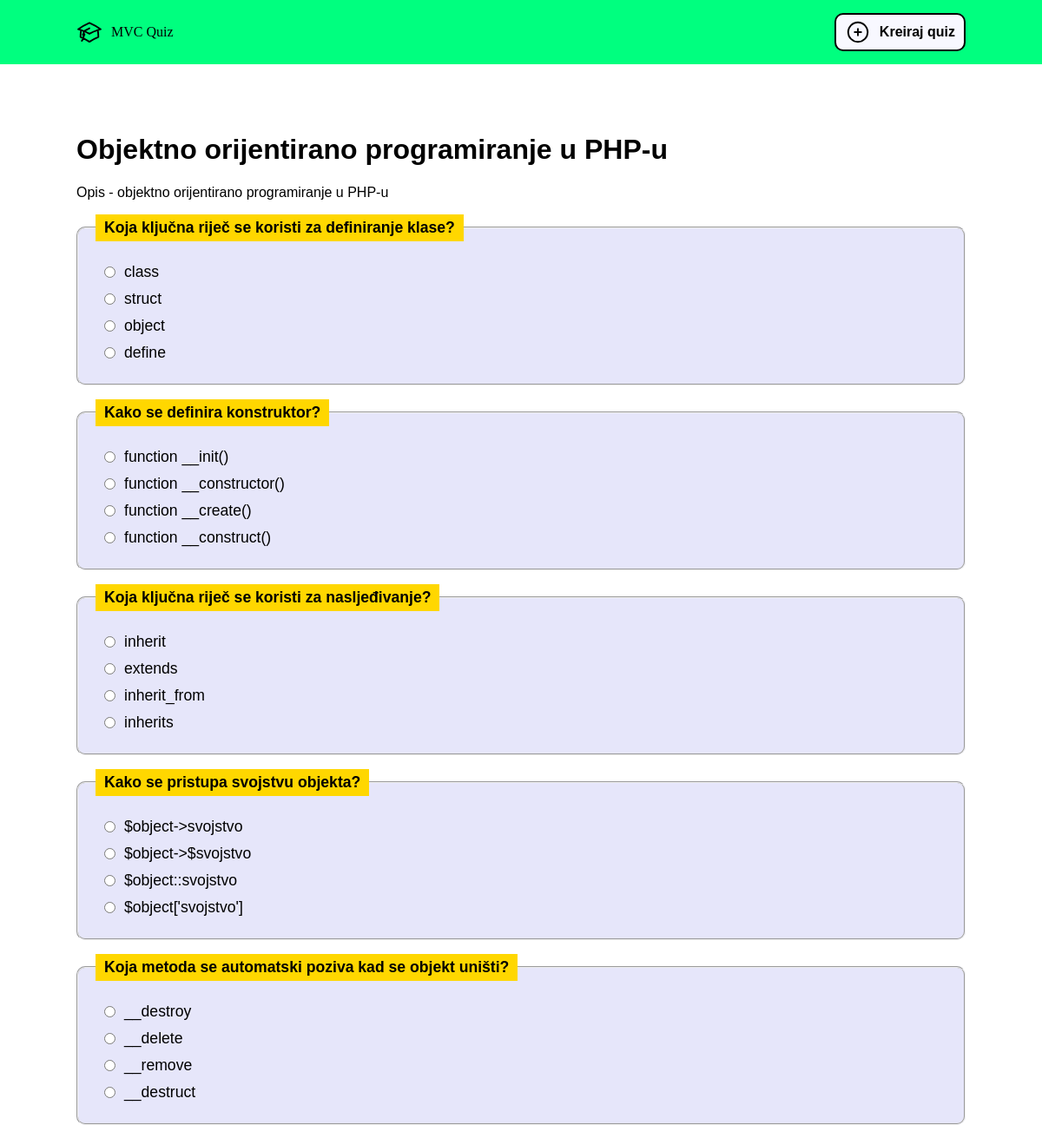
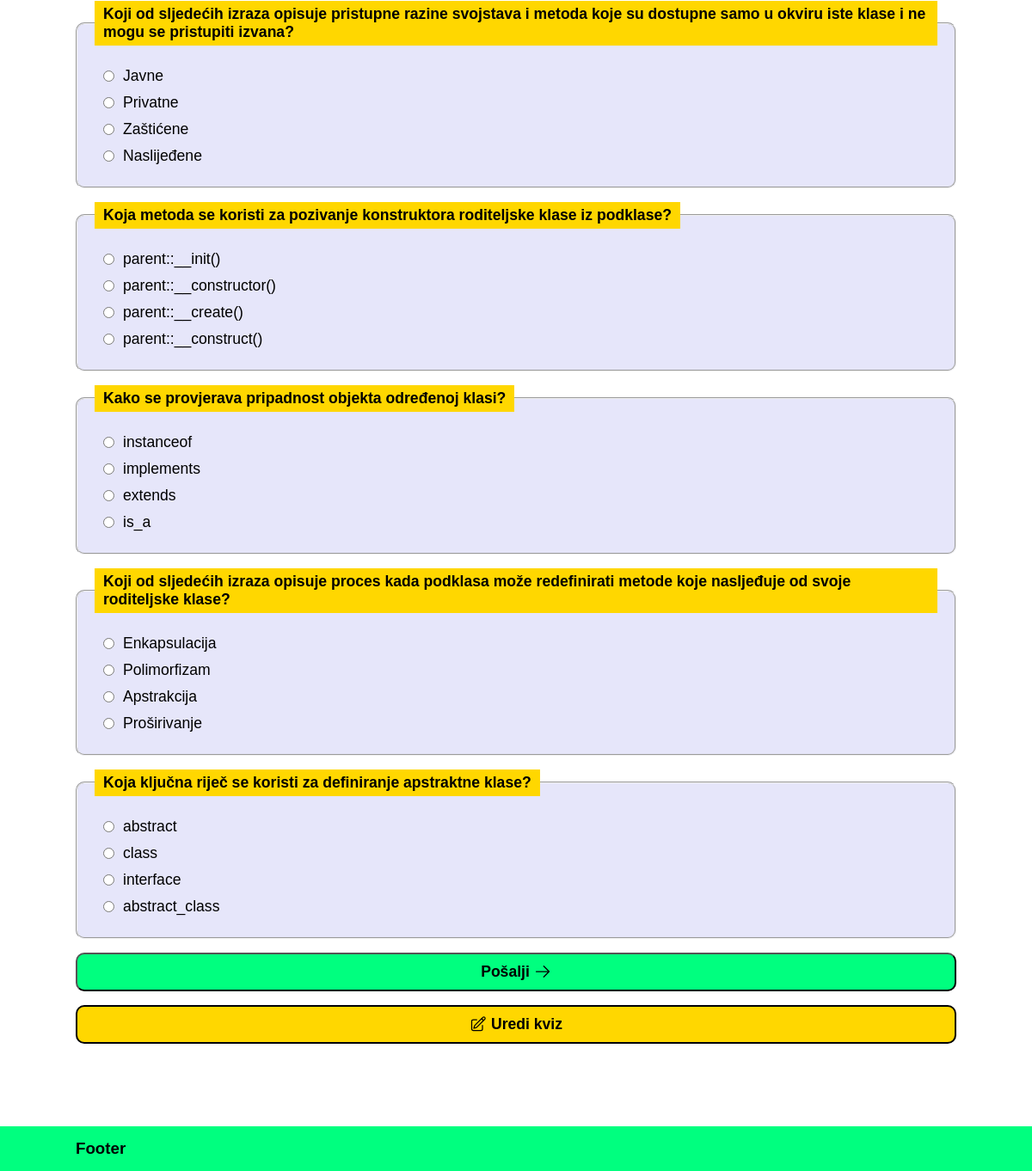
/quiz/3, run on the app's committed database (2 pictures, top to bottom).
### tables this page shows
CREATE TABLE IF NOT EXISTS `quiz` (
  `id` int(11) NOT NULL AUTO_INCREMENT,
  `title` varchar(512) NOT NULL DEFAULT '',
  `description` mediumtext DEFAULT NULL,
  `image` varchar(512) DEFAULT NULL,
  PRIMARY KEY (`id`)
);

CREATE TABLE IF NOT EXISTS `question` (
  `id` int(11) NOT NULL AUTO_INCREMENT,
  `question` mediumtext NOT NULL,
  `answers` text NOT NULL,
  `correct_answer` text NOT NULL,
  `quiz_id` int(11) NOT NULL,
  PRIMARY KEY (`id`),
  KEY `FK_question_quiz` (`quiz_id`),
  CONSTRAINT `FK_question_quiz` FOREIGN KEY (`quiz_id`) REFERENCES `quiz` (`id`) ON DELETE CASCADE ON UPDATE NO ACTION
);

### src/Framework/View.php (called while the page is built, shortened)
<?php
class View
{
    static function render(string $viewName, array $vars = [], $template = 'template')
    {
        include VIEWS . '/' . $viewName . '.php';
        $content = ob_get_clean();
        require VIEWS . '/' . $template . '.php';
    }
}

### src/App/Controllers/QuizController.php (called while the page is built, shortened)
<?php
class QuizController
{
    static function show($id)
    {
        $quiz = Quiz::getById($id);
        $questions = Question::getAllByQuizId($id);
        return View::render('quiz/single', ["title" => $quiz->title, "quiz" => $quiz, "questions" => $questions]);
    }
}

### src/Framework/Route.php (called while the page is built, shortened)
<?php
class Route
{
    public function call(...$args)
    {
        if (is_callable($this->callback)) {
            $func = $this->callback;
        } else if (is_array($this->callback)) {
            $func = $this->callback[0] . '::' . $this->callback[1];
        }
        $func(...$args);
    }
    public function getPath()
    {
        return $this->path;
    }
    public function getMethod()
    {
        return $this->method;
    }
}

### src/Framework/App.php (called while the page is built, shortened)
<?php
class App
{
    public function __construct()
    {
        Router::init();
    }
}

### public/index.php (called while the page is built, shortened)
<?php
$app = new App();

### src/App/Models/Quiz.php (called while the page is built, shortened)
<?php
class Quiz
{
    public static function getById($id): self
    {
        $db = Database::get();
        $res = $db->query("SELECT * FROM quiz WHERE id=$id");
        $data = $res->fetch_assoc();
        return new self($data['title'], $data['description'], $data['id']);
    }
}

### src/App/Models/Question.php (called while the page is built, shortened)
<?php
class Question
{
    public static function getAllByQuizId($id)
    {
        $db = Database::get();
        $res = $db->query("SELECT * FROM question WHERE quiz_id=$id");
        $resArr = $res->fetch_all(MYSQLI_ASSOC);
        $questionsArray = [];
        foreach ($resArr as $question) {
            $questionsArray[] = new self($question['question'], json_decode($question['answers'], true), $question['correct_answer'], $question['quiz_id'], $question['id']);
        }
        return $questionsArray;
    }
}

### src/App/Views/quiz/single.php (the view, shortened to what this page needs)
<h1 class="title"><?php echo $quiz->title; ?></h1>
<p class="description"><?php echo $quiz->description; ?></p>
<form class="quiz__form" action="/quiz/result/<?php echo $quiz->id; ?>">
    <?php
       foreach ($questions as $question) {
       ?>
        <fieldset class="question__card">
            <legend><?php echo htmlentities($question->question); ?></legend>
            <?php
               $answers = $question->answers;
               foreach ($answers as $key => $answer) {
               ?>
                <div>
                    <label class="">
                        <input type="radio" required name="question-<?php echo $question->id; ?>" value="<?php echo $key; ?>" />
                        <?php echo htmlentities($answer); ?>
                    </label>
                </div>
            <?php
               }
               ?>
        </fieldset>
    <?php
       }
       ?>
    <button class="submit" type="submit">
        <span>Pošalji</span>
        <svg class="submit__icon" xmlns="http://www.w3.org/2000/svg" fill="none" viewBox="0 0 24 24" stroke-width="1.5" stroke="currentColor" class="w-6 h-6">
            <path stroke-linecap="round" stroke-linejoin="round" d="M13.5 4.5 21 12m0 0-7.5 7.5M21 12H3" />
        </svg>
    </button>
</form>
<a class="edit" href="/quiz/edit/<?php echo $quiz->id; ?>">
    <span>Uredi kviz</span>
</a>

### src/Framework/Router.php (shortened to what this page needs)
<?php
class Router
{
    static $currentPath = "";
    static $routes = [];
    static function init()
    {
        self::$currentPath = strtok($_SERVER['REQUEST_URI'], '?');
        self::$currentPath = rtrim(self::$currentPath, '/');
        self::handle();
    }
    static function handle()
    {
        foreach (self::$routes as $route) {
            $pattern = "@^" . preg_replace('/\:[a-zA-Z0-9\_\-]+/', '([a-zA-Z0-9\_\-]+)', $route->getPath()) . "$@D";
            $matches = [];
            if (preg_match($pattern, self::$currentPath, $matches) && $route->getMethod() === $_SERVER['REQUEST_METHOD']) {
                array_shift($matches);
                $route->call(...$matches);
                return;
            }
        }
    }
    static function get(string $path, $callback)
    {
        self::$routes[] = new Route(rtrim($path, '/'), $callback, 'GET');
    }
    static function post(string $path, $callback)
    {
        self::$routes[] = new Route(rtrim($path, '/'), $callback, 'POST');
    }
}

### src/App/Views/template.php (shortened to what this page needs)
<!DOCTYPE html>
<html lang="en">
<head>
    <link rel="stylesheet" href="/assets/global.css">
</head>
<body>
    <header class="header-wrapper">
        <div class="header container">
            <a class="header__link header__link-home" href="/">
                <span>MVC Quiz</span>
            </a>
            <a class="header__link header__link-create" href="/quiz/create">
                <svg class="header__link__icon" xmlns="http://www.w3.org/2000/svg" fill="none" viewBox="0 0 24 24" stroke-width="1.5" stroke="currentColor">
                    <path stroke-linecap="round" stroke-linejoin="round" d="M12 9v6m3-3H9m12 0a9 9 0 1 1-18 0 9 9 0 0 1 18 0Z" />
                </svg>
                <span>Kreiraj quiz</span> </a>
        </div>
    </header>
    <div class="content container">
        <?php echo $content; ?>
    </div>
    <footer class="footer-wrapper">
        <div class="footer container">
            <h3>Footer</h3>
        </div>
    </footer>
</body>
</html>

### public/assets/global.css (style rules this page uses)
* { box-sizing: border-box; margin: 0; }
a { color: black; text-decoration: none; }
body { font-family: Arial, Helvetica, sans-serif; }
.container { max-width: 1024px; margin: auto; }
.header-wrapper { padding: 15px; background-color: springgreen; }
.header { display: flex; justify-content: space-between; }
.footer-wrapper { padding: 15px; background-color: springgreen; }
.header__link { display: flex; align-items: center; gap: 10px; }
.header__link-home { font-family: fantasy; }
.header__link-create { padding: 5px 10px; background-color: ghostwhite; border-radius: 10px; border: 2px solid black; font-weight: bold; }
.header__link>* { width: 100%; }
.header__link__icon { max-width: 30px; }
.content { margin-top: 5rem; margin-bottom: 5rem; min-height: 80vh; }
.title { margin: 1.35rem 0; }
.description { margin: 1rem 0; }
.question__card { background-color: lavender; padding: 20px; border-radius: 10px; margin: 1rem 0; position: relative; }
.question__card legend { background-color: gold; padding: 5px 10px; display: block; font-size: 1.1rem; font-weight: bold; }
.submit { background-color: springgreen; padding: 10px; font-size: 1.1rem; font-weight: bold; width: 100%; cursor: pointer; border-radius: 10px; display: inline-flex; align-items: center; justify-content: center; gap: 5px; }
.submit__icon { max-width: 20px; }
.edit { background-color: gold; padding: 10px; font-size: 1.1rem; font-weight: bold; width: 100%; cursor: pointer; border-radius: 10px; display: inline-flex; align-items: center; justify-content: center; gap: 5px; margin-top: 1rem; margin-bottom: 1rem; border: 2px solid black; }
.edit__icon { max-width: 20px; }
.question__card label { width: 100%; display: block; padding: 5px 10px; font-size: 1.1rem; display: flex; gap: 10px; }

### data on the page
quiz: title "Objektno orijentirano programiranje u PHP-u", description "Opis - objektno orijentirano programiranje u PHP-u"
question: question "Koja ključna riječ se koristi za definiranje klase?", answer "class", answer "struct", answer "object", answer "define"
question: question "Kako se definira konstruktor?", answer "function __init()", answer "function __constructor()", answer "function __create()", answer "function __construct()"
question: question "Koja ključna riječ se koristi za nasljeđivanje?", answer "inherit", answer "extends", answer "inherit_from", answer "inherits"
question: question "Kako se pristupa svojstvu objekta?", answer "$object->svojstvo", answer "$object->$svojstvo", answer "$object::svojstvo", answer "$object['svojstvo']"
question: question "Koja metoda se automatski poziva kad se objekt uništi?", answer "__destroy", answer "__delete", answer "__remove", answer "__destruct"
question: question "Koji od sljedećih izraza opisuje pristupne razine svojstava i metoda koje su dostupne samo u okviru iste klase i ne mogu se pristupiti izvana?", answer "Javne", answer "Privatne", answer "Zaštićene", answer "Naslijeđene"
question: question "Koja metoda se koristi za pozivanje konstruktora roditeljske klase iz podklase?", answer "parent::__init()", answer "parent::__constructor()", answer "parent::__create()", answer "parent::__construct()"
question: question "Kako se provjerava pripadnost objekta određenoj klasi?", answer "instanceof", answer "implements", answer "extends", answer "is_a"
question: question "Koji od sljedećih izraza opisuje proces kada podklasa može redefinirati metode koje nasljeđuje od svoje roditeljske klase?", answer "Enkapsulacija", answer "Polimorfizam", answer "Apstrakcija", answer "Proširivanje"
question: question "Koja ključna riječ se koristi za definiranje apstraktne klase?", answer "abstract", answer "class", answer "interface", answer "abstract_class"
